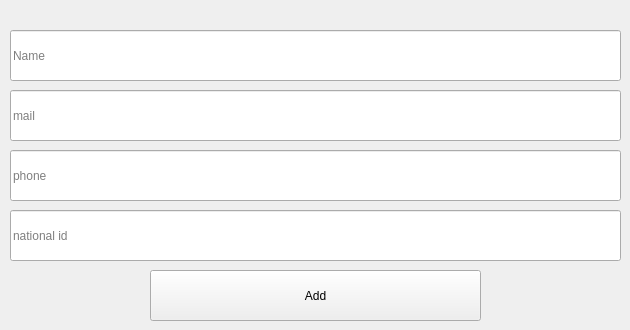
      <widget class="QWidget" name="tab_12">
       <attribute name="title">
        <string>Add client</string>
       </attribute>
       <widget class="QLineEdit" name="lineEdit_15">
        <property name="geometry">
         <rect>
          <x>10</x>
          <y>30</y>
          <width>611</width>
          <height>51</height>
         </rect>
        </property>
        <property name="placeholderText">
         <string>Name</string>
        </property>
       </widget>
       <widget class="QLineEdit" name="lineEdit_16">
        <property name="geometry">
         <rect>
          <x>10</x>
          <y>90</y>
          <width>611</width>
          <height>51</height>
         </rect>
        </property>
        <property name="placeholderText">
         <string>mail</string>
        </property>
       </widget>
       <widget class="QLineEdit" name="lineEdit_17">
        <property name="geometry">
         <rect>
          <x>10</x>
          <y>150</y>
          <width>611</width>
          <height>51</height>
         </rect>
        </property>
        <property name="placeholderText">
         <string>phone</string>
        </property>
       </widget>
       <widget class="QLineEdit" name="lineEdit_22">
        <property name="geometry">
         <rect>
          <x>10</x>
          <y>210</y>
          <width>611</width>
          <height>51</height>
         </rect>
        </property>
        <property name="readOnly">
         <bool>false</bool>
        </property>
        <property name="placeholderText">
         <string>national id</string>
        </property>
       </widget>
       <widget class="QPushButton" name="pushButton_13">
        <property name="geometry">
         <rect>
          <x>150</x>
          <y>270</y>
          <width>331</width>
          <height>51</height>
         </rect>
        </property>
        <property name="text">
         <string>Add</string>
        </property>
       </widget>
      </widget>
